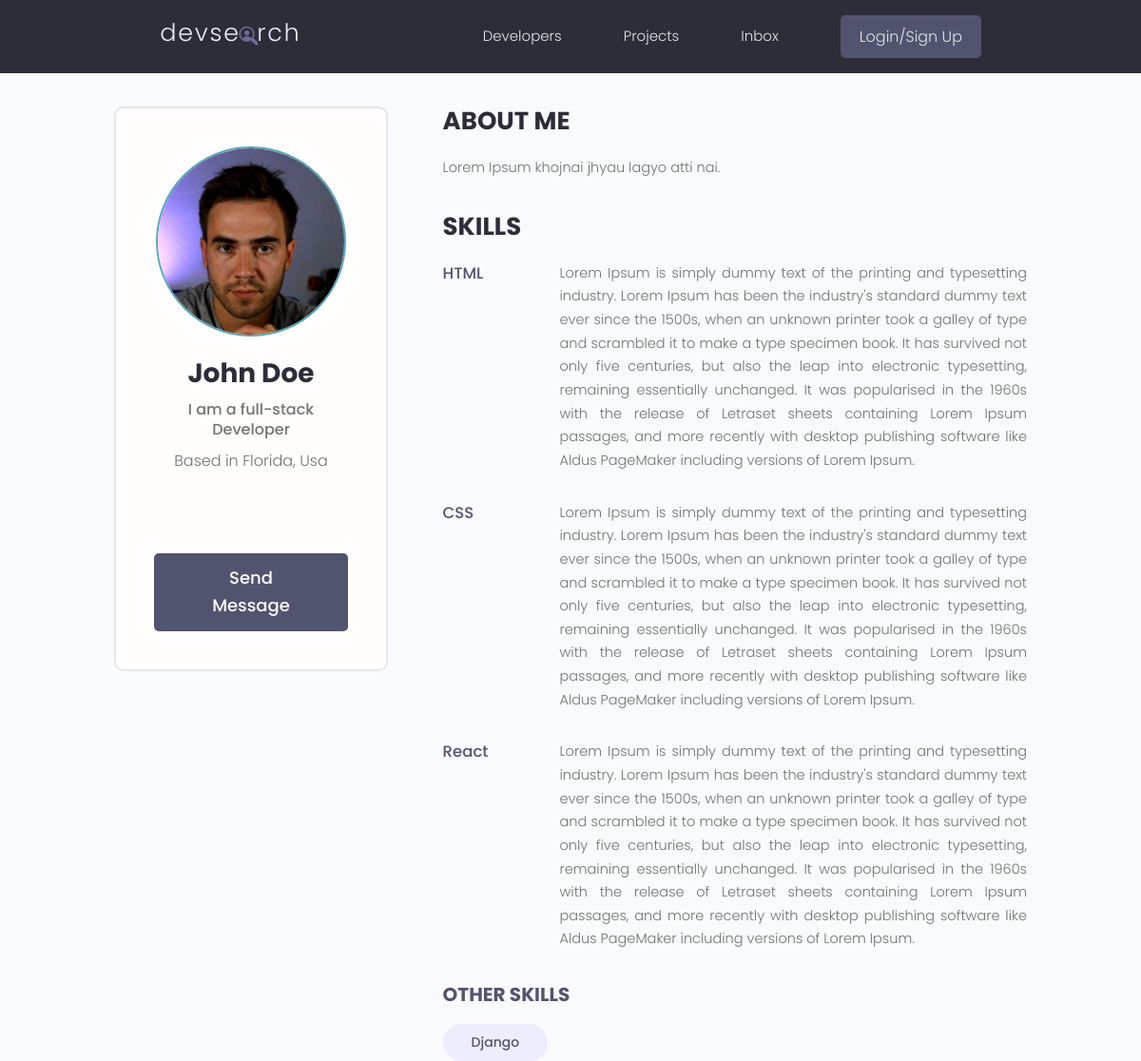
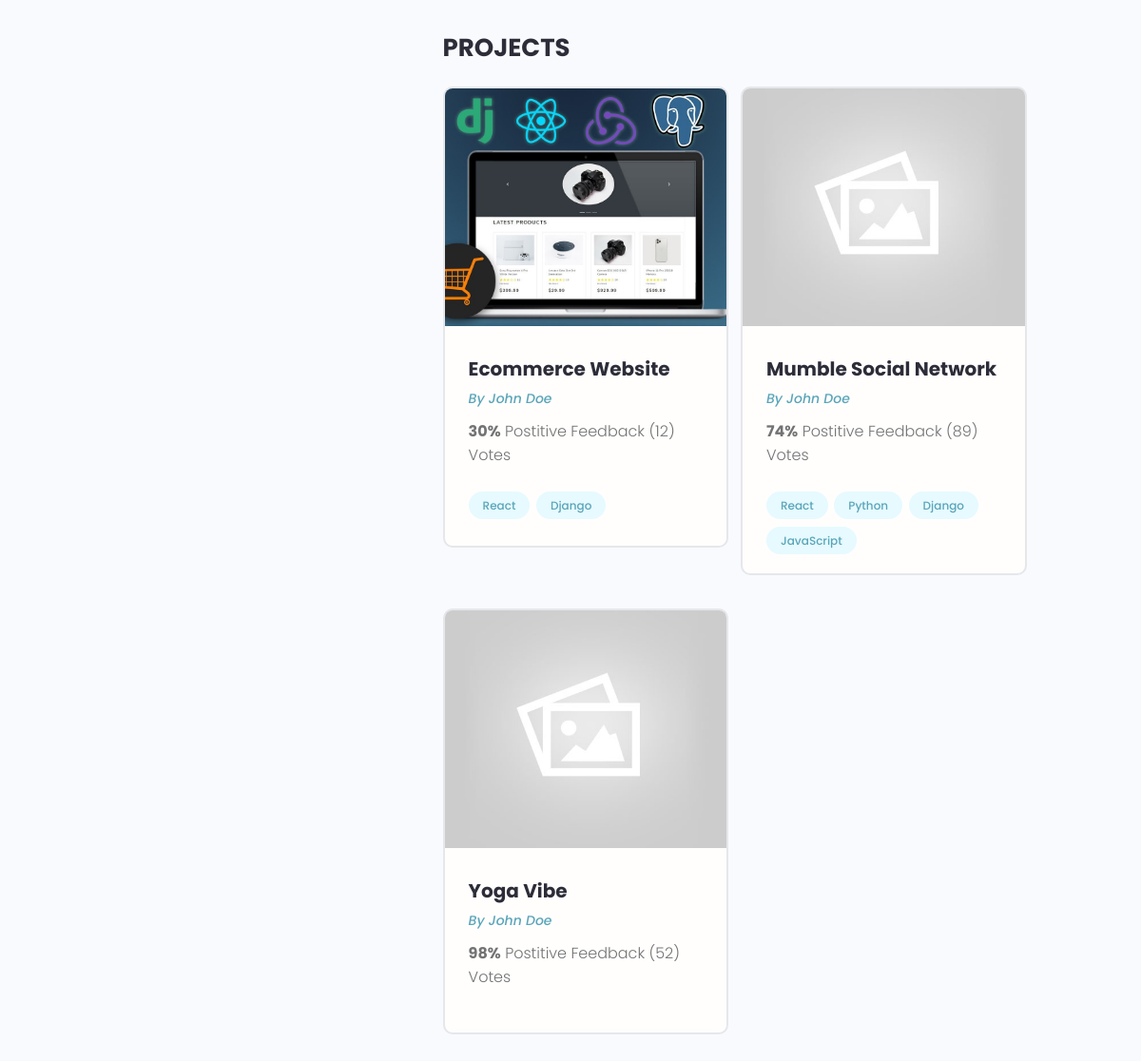
Page /profile/c453f967-dcbc-45c6-b6ed-ca9aeb724a23/ on the committed database (2 pictures, top to bottom).
### users/models.py (models this page shows, shortened)
class Profile(models.Model):
    user= models.OneToOneField(User, on_delete=models.CASCADE, null=True, blank=True)
    name= models.CharField(max_length=200, blank=True, null=True)
    email= models.EmailField(max_length=500, blank=True, null=True)
    username= models.CharField(max_length=200, blank=True, null=True)
    location= models.CharField(max_length=200, blank=True, null=True)
    short_intro=models.CharField(max_length=200, blank=True, null=True)
    bio=models.TextField(blank=True, null=True)
    profile_image=models.ImageField(null=True, blank=True, upload_to= 'profiles/', default='profiles/user-default.png')
    social_github= models.CharField(max_length=200, blank=True, null=True)
    social_twitter= models.CharField(max_length=200, blank=True, null=True)
    social_linkedin= models.CharField(max_length=200, blank=True, null=True)
    social_youtube= models.CharField(max_length=200, blank=True, null=True)
    social_website= models.CharField(max_length=200, blank=True, null=True)
    created= models.DateTimeField(auto_now_add=True)
    id= models.UUIDField(default=uuid.uuid4, unique=True, primary_key=True, editable=False)

class Skill(models.Model):
    owner= models.ForeignKey(Profile, on_delete=models.CASCADE, null=True)
    name= models.CharField(max_length=200, blank=True, null=True)
    description= models.TextField(null=True, blank=True)
    created= models.DateTimeField(auto_now_add=True)
    id= models.UUIDField(default=uuid.uuid4, unique=True, primary_key=True, editable=False)
    def __str__(self):
        return str(self.name)

### projects/models.py (models this page shows, shortened)
class Project(models.Model):
    owner= models.ForeignKey(Profile, null=True, blank=True, on_delete=models.SET_NULL )
    title= models.CharField(max_length=200)
    description= models.TextField(null=True, blank=True)
    featured_image= models.ImageField(null=True, blank=True, default='default.jpg')
    demo_link= models.CharField(max_length=2000, null=True, blank=True)
    source_link= models.CharField(max_length=2000, null=True, blank=True)
    tags=models.ManyToManyField('Tag', blank=True)
    vote_total= models.IntegerField(default=0, null=True, blank=True)
    vote_ratio=models.IntegerField(default=0, null=True, blank=True)
    created= models.DateTimeField(auto_now_add=True)
    id= models.UUIDField(default=uuid.uuid4, unique=True, primary_key=True, editable=False)
    class Meta:
        ordering = ['created']

class Tag(models.Model):
    name= models.CharField(max_length=200)
    created= models.DateTimeField(auto_now_add=True)
    id= models.UUIDField(default=uuid.uuid4, unique=True,
                        primary_key=True, editable=False)
    def __str__(self):
        return self.name

### users/views.py (the view)
# urls.py: path('profile/<str:pk>/', views.userProfile, name='user-profile'),
def userProfile(request, pk):
    profile= Profile.objects.get(id=pk)
    topSkills= profile.skill_set.exclude(description__exact='')
    otherSkills= profile.skill_set.filter(description='')
    context={'profile':profile,'topSkills':topSkills, 'otherSkills':otherSkills}
    return render(request, 'users/user-profile.html', context)

### users/templates/users/user-profile.html (shortened to what this page needs)
{% extends 'main.html' %}
{% block content %}
<main class="profile my-md">
    <div class="container">
      <div class="layout">
        <div class="column column--1of3">
          <div class="card text-center">
            <div class="card__body dev">
              <img class="avatar avatar--xl" src="{{profile.profile_image.url}}" />
              <h2 class="dev__name">{{profile.name}}</h2>
              <p class="dev__title">{{profile.short_intro}}</p>
              <p class="dev__location">Based in {{profile.location}}</p>
              <ul class="dev__social">
              </ul>
              <a href="#" class="btn btn--sub btn--lg">Send Message </a>
            </div>
          </div>
        </div>
        <div class="column column--2of3">
          <div class="devInfo">
            <h3 class="devInfo__title">About Me</h3>
            <p class="devInfo__about">
{{profile.bio}} </p>
          </div>
          <div class="devInfo">
            <h3 class="devInfo__title">Skills</h3>
            <div class="devInfo__skills">
                {% for skill in topSkills %}
              <div class="devSkill">
                <h4 class="devSkill__title">{{skill.name}}</h4>
                <p class="devSkill__info">
{{skill.description}}
                </p>
              </div>
{% endfor %}
              <h3 class="devInfo__subtitle">Other Skills</h3>
              <div class="devInfo__otherSkills">
                 {% for skill in otherSkills %}
                <span class="tag tag--pill tag--sub tag--lg">
                  <small>{{skill}}</small>
                </span>
{% endfor %}
              </div>
            </div>
          </div>
          <div class="devInfo">
            <h3 class="devInfo__title">Projects</h3>
            <div class="grid grid--two">
{% for project in profile.project_set.all %}
              <div class="column">
                <div class="card project">
                  <a href="{% url 'project' project.id %}" class="project">
                    <img class="project__thumbnail" src="{{project.featured_image.url}}" alt="project thumbnail" />
                    <div class="card__body">
                      <h3 class="project__title">{{project.title}}</h3>
                      <p><a class="project__author" href="{% url 'user-profile' project.owner.id %}">By {{project.owner.name}}</a></p>
                      <p class="project--rating">
                        <span style="font-weight: bold;">{{project.vote_ratio}}%</span> Postitive
                        Feedback ({{project.vote_total}}) Vote{{project.vote_total|pluralize:'s'}}
                      </p>
                      <div class="project__tags">
{% for tag in project.tags.all %}
                        <span class="tag tag--pill tag--main">
                          <small>{{tag}}</small>
                        </span>
{% endfor %}
                      </div>
                    </div>
                  </a>
                </div>
              </div>
{% endfor %}
            </div>
          </div>
        </div>
      </div>
    </div>
  </main>{% endblock content %}

### static/styles/app.css (style rules this page uses)
:root { --color-sub: #2d2d39; }
.btn--sub { background-color: var(--color-sub-light); }
.card { border: 2px solid var(--color-light); }
img { width: 100%; }
.profile .card > .dev { padding: 4rem; }
.dev__name { color: var(--color-sub); font-size: 2.8rem; font-weight: 700; margin-top: 1rem; margin-bottom: 0.5rem; }
.dev__title { font-size: 1.6rem; font-weight: 500; line-height: 1.3; }
.dev__location { margin-top: 1rem; }
.dev__social { margin: 3rem 0; list-style: none; display: flex; justify-content: center; gap: 1.5rem; }
.devInfo { margin-bottom: 3rem; }
.devInfo__title, .devInfo__subtitle { font-size: 2.6rem; color: var(--color-sub); text-transform: uppercase; font-weight: 700; margin-bottom: 1.5rem; }
.devInfo__subtitle { font-size: 2rem; color: var(--color-sub-light); }
.devInfo__about, .devSkill__info { font-size: 1.45rem; line-height: 1.7; text-align: justify; }
.devSkill { margin-bottom: 3rem; }
.devSkill__title { font-size: 1.65rem; font-weight: 500; color: var(--color-sub-light); }
@media screen and (min-width: 700px) { .devSkill { display: flex; justify-content: space-between; gap: 3rem; } }
@media screen and (min-width: 700px) { .devSkill__info { flex-basis: 80%; } }
.project__author { font-size: 1.4rem; font-style: italic; }
.project--rating { margin-bottom: 1.6em; margin-top: .5em; }
.project__thumbnail { height: 25rem; object-fit: cover; object-position: top center; }
.project__title { font-size: 2rem; font-weight: 700; color: var(--color-sub); }

### static/uikit/styles/modules/_variables.css (style rules this page uses)
:root { --color-main: #5aa5b9; --color-main-light: #e6faff; --color-sub: #3f4156; --color-sub-light: #51546e; --color-sub-lighter: #ededfd; --color-text: #737373; --color-gray: #8b8b8b; --color-light: #e5e7eb; --color-light-gray: #767676; --color-bg: #f8fafd; --color-white: #fffefd; --color-white-light: #f3f3f3; --color-success: #359e64; --color-success-bg: #def8e8; --color-error: #fc4b0b; --color-error-bg: #fff2ee; --font-base: 'Poppins', arial, helvetica, 'Segoe UI', roboto, ubuntu, sans-serif; --font-monospace: 'Fira Code', 'Courier New', courier, monospace; --font-regular: 300; --font-medium: 500; --font-bold: 700; --generic-shadow: 1px 1px 5px #00000010; --generic-transition: all 0.3s ease-in-out; }

### static/uikit/styles/modules/_base.css (style rules this page uses)
* { margin: 0; padding: 0; box-sizing: border-box; text-rendering: optimizeLegibility; color: inherit; font-size: inherit; }
html { font-size: 50%; }
@media only screen and (min-width: 480px) { html { font-size: 56.25%; } }
@media only screen and (min-width: 1200px) { html { font-size: 62.5%; } }
body { line-height: 1.6; font-weight: 400; font-size: 1.5rem; color: var(--color-text); background-color: var(--color-bg); min-height: 100vh; }

### static/uikit/styles/modules/_typography.css (style rules this page uses)
* { font-family: var(--font-base); }
h2 { font-size: 3.6rem; font-weight: var(--font-bold); }
h3 { font-size: 3.2rem; font-weight: var(--font-medium); }
h4 { font-size: 2.8rem; font-weight: var(--font-medium); }
p, span, strong { font-size: 1.6rem; color: var(--color-text); font-weight: var(--font-regular); }
a { padding-bottom: 2px; text-decoration: none; display: inline-block; color: var(--color-main); font-weight: var(--font-medium); }

### static/uikit/styles/modules/_utilities.css (style rules this page uses)
.container { width: 92%; max-width: 165rem; margin: 0 auto; box-sizing: border-box; }
@media screen and (min-width: 1000px) { .container { width: 90%; } }
@media screen and (min-width: 1200px) { .container { width: 80%; } }
.text-center { text-align: center; }
.my-md { margin: 3rem auto; }

### static/uikit/styles/modules/_avatar.css (style rules this page uses)
.avatar { border-radius: 50%; border: 2px solid var(--color-main); object-fit: cover; }
.avatar--xl { height: 20rem; width: 20rem; }

### static/uikit/styles/modules/_button.css (style rules this page uses)
.btn { display: inline-block; position: relative; cursor: pointer; background-color: var(--color-light); font-weight: var(--font-medium); color: var(--color-sub); text-decoration: none; padding: 1rem 2rem; border-radius: 0.5rem; border: none; width: -webkit-fit-content; width: -moz-fit-content; width: fit-content; height: -webkit-fit-content; height: -moz-fit-content; height: fit-content; font-size: 1.6rem; outline-width: 0; outline-color: transparent; -webkit-backface-visibility: hidden; backface-visibility: hidden; transition: all 0.3s ease-in-out; }
.btn--sub { background-color: var(--color-sub); color: var(--color-white); }
.btn--lg { font-size: 1.8rem; padding: 1.2rem 4.5rem; }

### static/uikit/styles/modules/_card.css (style rules this page uses)
.card { border-radius: 1rem; background-color: var(--color-white); border: 1.5px solid var(--color-light); width: auto; height: auto; margin-top: 0.5rem; margin-bottom: 0.5rem; overflow: hidden; }
.card__body, .card__header { padding: 2rem 2.5rem; }

### rows in the picture
Profile: profile_image (picture), name "John Doe", short_intro "I am a full-stack Developer", location "Florida, Usa", bio "Lorem Ipsum khojnai jhyau lagyo atti nai."
Skill: name "HTML", description "Lorem Ipsum is simply dummy text of the printing and typesetting industry. Lorem Ipsum has been the industry's standard dummy text ever since the 1500s, when an unknown printer took a galley of type and scrambled it to make a type specimen book. It has survived not only five centuries, but also the leap into electronic typesetting, remaining essentially unchanged. It was popularised in the 1960s with the release of Letraset sheets containing Lorem Ipsum passages, and more recently with desktop publishing software like Aldus PageMaker including versions of Lorem Ipsum."
Skill: name "CSS", description "Lorem Ipsum is simply dummy text of the printing and typesetting industry. Lorem Ipsum has been the industry's standard dummy text ever since the 1500s, when an unknown printer took a galley of type and scrambled it to make a type specimen book. It has survived not only five centuries, but also the leap into electronic typesetting, remaining essentially unchanged. It was popularised in the 1960s with the release of Letraset sheets containing Lorem Ipsum passages, and more recently with desktop publishing software like Aldus PageMaker including versions of Lorem Ipsum."
Skill: name "React", description "Lorem Ipsum is simply dummy text of the printing and typesetting industry. Lorem Ipsum has been the industry's standard dummy text ever since the 1500s, when an unknown printer took a galley of type and scrambled it to make a type specimen book. It has survived not only five centuries, but also the leap into electronic typesetting, remaining essentially unchanged. It was popularised in the 1960s with the release of Letraset sheets containing Lorem Ipsum passages, and more recently with desktop publishing software like Aldus PageMaker including versions of Lorem Ipsum."
Skill: name "Django"
Project: featured_image (picture), title "Ecommerce Website", owner.name "John Doe", vote_ratio "30", vote_total "12"
Tag: name "React"
Tag: name "Django"
Project: featured_image (placeholder picture), title "Mumble Social Network", owner.name "John Doe", vote_ratio "74", vote_total "89"
Tag: name "Python"
Tag: name "JavaScript"
Project: featured_image (placeholder picture), title "Yoga Vibe", owner.name "John Doe", vote_ratio "98", vote_total "52"
